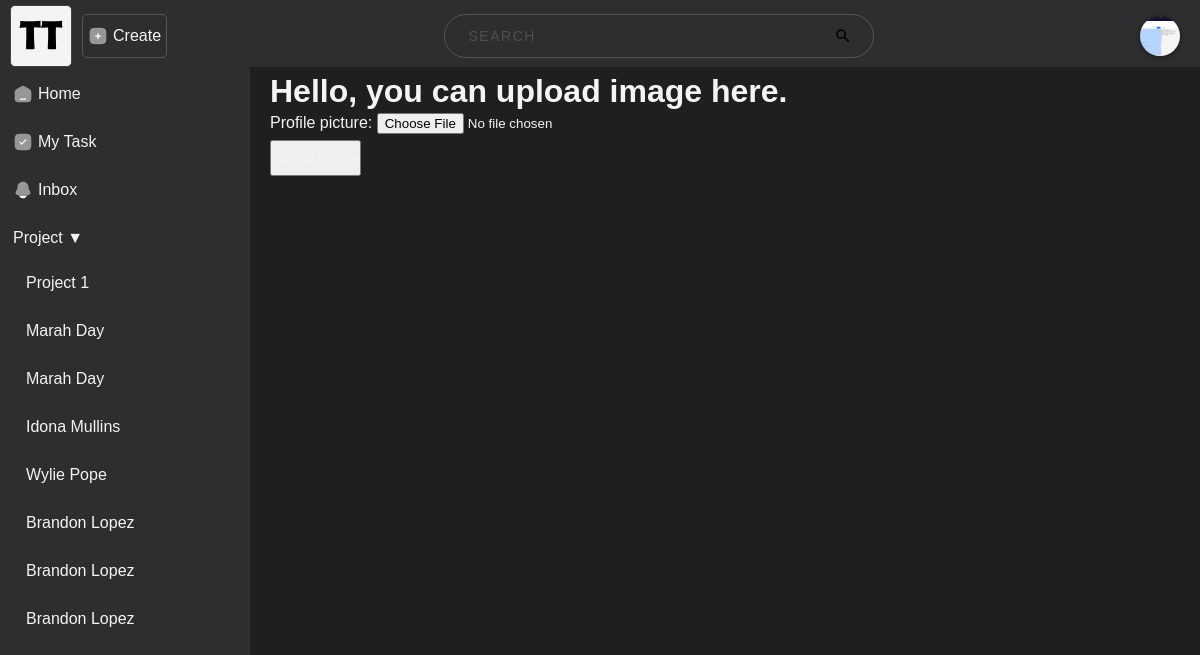
The page /upload-profilepic (signed in) on the database its author committed.
### base/models.py (models this page shows)
class UserProfile(models.Model):
    user = models.OneToOneField(User, on_delete=models.CASCADE)
    profile_picture = models.ImageField(upload_to='profile_pictures', null=True, blank=True)

class Projects(models.Model):
    PRIORITY_CHOICES = [
        ("", "Select Priority"),
        ("H", "High"),
        ("M", "Medium"),
        ("L", "Low"),
    ]
    project_id = models.AutoField(primary_key=True)
    user_id = models.ManyToManyField(User, through="ProjectUsers")
    project_name = models.CharField(max_length=255)
    description = models.CharField(max_length=255)
    start_date = models.DateField()
    end_date = models.DateField()
    priority = models.CharField(max_length=1, choices=PRIORITY_CHOICES, default="")
    def __str__(self):
        return self.project_name

### base/views.py (the view)
# urls.py: path("upload-profilepic", upload_profile_picture, name="upload_profile_picture"),
@login_required
def upload_profile_picture(request):
    if request.method == "POST":
        form = ProfilePictureForm(request.POST, request.FILES)
        if form.is_valid():
            profile = form.save(commit=False)
            profile.user = request.user
            profile.save()
    else:
        form = ProfilePictureForm()
    return render(request, "upload_profile_picture.html", {"form": form})

### base/form.py
class ProfilePictureForm(forms.ModelForm):
    class Meta:
        model = UserProfile
        fields = ['profile_picture']

### base/templatetags/customtags.py (called while the page is built)
@register.simple_tag
def list_of_projects(username):
    desired_user = User.objects.get(username=username)
    user_projects = Projects.objects.filter(projectusers__user_id=desired_user)
    return user_projects

### base/templates/upload_profile_picture.html (shortened to what this page needs)
{% extends "base.html" %}
{% block content %}
<div class="main-content">
    <h1> Hello, you can upload image here.</h1>
    <form method="post" enctype="multipart/form-data">
        {{ form.as_p }}
        <button type="submit">Upload Picture</button>
    </form>
</div>
{% endblock %}

### base/templates/base.html (shortened to what this page needs)
<html lang="en">
<head>
    {% load static %}
    {% load customtags %}
    <link rel="stylesheet" href="{% static 'css/styles.css' %}">
    <link rel="stylesheet" href="{% static 'css/tab-style.css' %}">
</head>
<body>
    <div class="navbar">
        <div class="logo-container">
            <a href="{% url 'home' %}">
                <div class="logo collapse-toggle-btn">
                    <img src="{% static 'image/teamtrack_logo.png' %}" alt="logo">
            </a>
        </div>
    </div>
    <a href="{% url 'create_project' %}">
        <div class="create-project-btn popup-btn overlay-border related-btn-img">
            <img class="svg-img" src="{% static 'image/add-square.svg' %}" alt="create">
            <p>Create</p>
        </div>
    </a>
    <div class="search__container">
        <input class="search__input" type="text" placeholder="Search">
    </div>
    <div class="navbar-right">
        {% if user.is_authenticated %}
        {% if user.userprofile.profile_picture %}
        <img id="popup-btn" src="{{ user.userprofile.profile_picture.url }}" alt="Profile Picture">
        {% else %}
        <button class="profpic" id="popup-btn" style="color: black;">{% get_initials_of_fullname request.user.username %}</button>
        {% endif %}
        {% endif %}
    </div>
    <div class="sidebar">
        <ul>
            <li class="related-btn-img">
                <a href="{% url 'home' %}" class="full-width">
                    <img src="{% static 'image/home.svg' %}" alt="">
                    Home
                </a>
            </li>
            <li class="related-btn-img">
                <a href="#" class="full-width">
                    <img src="{% static 'image/check-square.svg' %}">
                    My Task
                </a>
            </li>
            <li class="related-btn-img">
                <a href="#" class="full-width">
                    <img src="{% static 'image/bell.svg' %}" alt="">
                    Inbox
                </a>
            </li>
            <li>
                <div class="collapsible-project">Project ▼</div>
                <div class="collapsible-content">
                    <div class="project-scroll-container">
                        <div class="project-item sidebar-project" id="projectListContainer">
                            <ul>
                                {% if user.is_authenticated %}
                                {% list_of_projects request.user.username as user_projects %}
                                {% for user_project in user_projects %}
                                <li><a href="{% url 'project_view' user_project.project_id %}">{{ user_project }}</a>
                                </li>
                                {% endfor %}
                                {% endif %}
                            </ul>
                        </div>
                    </div>
                </div>
            </li>
        </ul>
    </div>
    <div class="container">
        {% block content %}
        {% endblock %}
    </div>
</body>
</html>

### static/css/styles.css (style rules this page uses)
:root { --bg-color: #1e1f21; --sidebar-bgcolor: #2e2e30; --overlay-bgcolor: #2e2e30b9; --navbar-bgcolor: var(--sidebar-bgcolor); --danger-color: rgb(220, 38, 38); --color-text: #f5f4f3; --color-text-active: #f5f4f3; --color-text-disabled: #6a696a; --color-text-weak: #a2a0a2; --color-icon: #a2a0a2; --color-icon-rgb: 162, 160, 162; --color-icon-foreground: #f5f4f3; --color-icon-hover: #f5f4f3; --color-icon-disabled: #6a696a; --color-border: #424244; --color-background-weak: #1e1f21; --color-background-weak-hover-deprecated: #2a2b2d; --color-background-hover: rgba(255, 255, 255, 0.06); --color-background-active: rgba(255, 255, 255, 0.11); --color-background-active-two: rgba(255, 255, 255, 0.20); --color-background-active-three: rgba(255, 255, 255, 0.00); }
* { margin: 0; padding: 0; line-height: 2rem; font-family: 'Poppins', sans-serif; color: var(--color-text); }
body { background-color: var(--bg-color); }
a { text-decoration: none; color: var(--color-text); transition: color 0.3s ease; }
li { list-style-type: none; }
p { color: var(--color-text); }
.related-btn-img { display: flex; align-items: center; }
.related-btn-img img { width: 20px; margin-right: 5px; }
.overlay-border { border: 1px solid #575756; border-radius: 5px; width: fit-content; }
.navbar { background-color: var(--navbar-bgcolor); color: var(--navbar-color); padding: 5px 10px 0; display: flex; align-items: center; top: 0; position: sticky; z-index: 9999; }
.search__container { width: 430px; margin: 0 auto; }
.search__input { width: 100%; padding: 12px 24px; background-color: transparent; transition: transform 250ms ease-in-out; font-size: 14px; line-height: 18px; color: var(--color-text); background-color: transparent; background-repeat: no-repeat; background-size: 18px 18px; background-position: 95% center; border-radius: 50px; border: 1px solid #575756; transition: all 250ms ease-in-out; backface-visibility: hidden; transform-style: preserve-3d; }
.search__input::placeholder { color: rgba(87, 87, 86, 0.8); text-transform: uppercase; letter-spacing: 1.5px; }
.create-project-btn { padding: 5px; margin: 5px 10px; cursor: pointer; }
.container { background-color: var(--bg-color); display: flex; }
.project-scroll-container { max-height: 400px; overflow-y: auto; }
.main-content { flex: 1; background-color: var(--bg-color); margin-left: 255px; padding: 8px 15px; }
#popup-btn { margin-left: auto; margin-right: 10px; border: none; height: 40px; width: 40px; border-radius: 50%; box-shadow: 0px 1px 4px 1px rgba(0, 0, 0, 0.3); cursor: pointer; }
.navbar-right { display: flex; align-items: center; }

### base/templates/base.html (style rules this page uses)
.logo img { width: 60px; height: 60px; border: 1px solid var(--color-border); border-radius: 5px; background-color: var(--color-text); }
.navbar-right img { height: 40px; width: 40px; border-radius: 50%; object-fit: cover; }
.sidebar { width: 250px; color: white; height: 100vh; top: 65; overflow-y: auto; background-color: var(--sidebar-bgcolor); position: fixed; }
.sidebar ul { list-style: none; padding: 10px 0; }
.sidebar li { margin-bottom: 10px; padding: 3px 8px; }
.sidebar a { border-radius: 5px; padding: 0 5px; text-decoration: none; font-size: 16px; color: var(--color-text); }
.sidebar a.full-width { display: flex; align-items: center; text-decoration: none; color: var(--color-text); padding: 0 5px; font-size: 16px; width: 100%; }
.collapsible-project { cursor: pointer; padding: 0 5px; }
.collapsible-content { display: block; padding-left: 5px; }

### rows shown on the page
Projects: project_name "Project 1"
Projects: project_name "Marah Day"
Projects: project_name "Marah Day"
Projects: project_name "Idona Mullins"
Projects: project_name "Wylie Pope"
Projects: project_name "Brandon Lopez"
Projects: project_name "Brandon Lopez"
Projects: project_name "Brandon Lopez"
